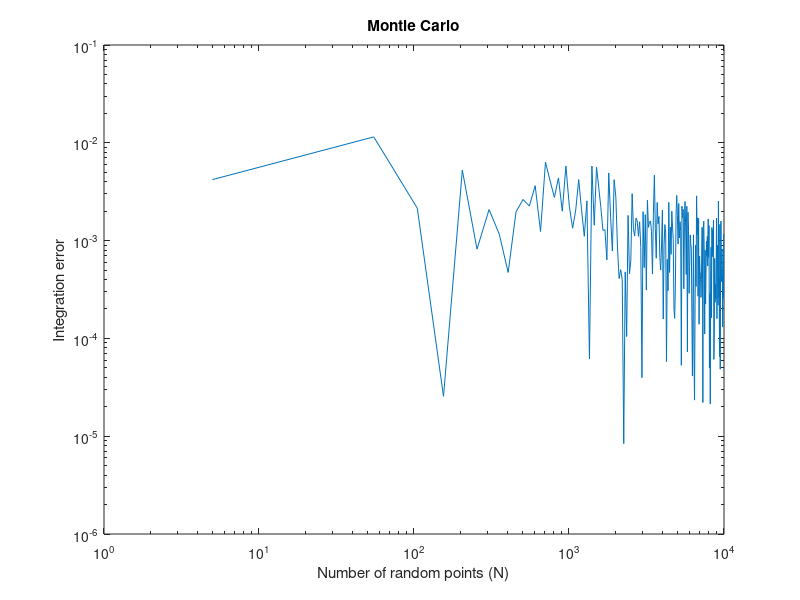

The MATLAB script that drew this image:
function [integration_error, Nt, ft_5, xr, yr, yrmax] = zadanie4()
    % Numeryczne całkowanie metodą Monte Carlo.
    %
    %   integration_error - wektor wierszowy. Każdy element integration_error(1,i)
    %       zawiera błąd całkowania obliczony dla liczby losowań równej Nt(1,i).
    %       Zakładając, że obliczona wartość całki dla Nt(1,i) próbek wynosi
    %       integration_result, błąd jest definiowany jako:
    %       integration_error(1,i) = abs(integration_result - reference_value),
    %       gdzie reference_value to wartość referencyjna całki.
    %
    %   Nt - wektor wierszowy zawierający liczby losowań, dla których obliczano
    %       wektor błędów całkowania integration_error.
    %
    %   ft_5 - gęstość funkcji prawdopodobieństwa dla n=5
    %
    %   [xr, yr] - tablice komórkowe zawierające informacje o wylosowanych punktach.
    %       Tablice te mają rozmiar [1, length(Nt)]. W komórkach xr{1,i} oraz yr{1,i}
    %       zawarte są współrzędne x oraz y wszystkich punktów zastosowanych
    %       do obliczenia całki przy losowaniu Nt(1,i) punktów.
    %
    %   yrmax - maksymalna dopuszczalna wartość współrzędnej y losowanych punktów

    Nt = 5:50:10^4;
    reference_value = 0.0473612919396179; % wartość referencyjna całki
    integration_error = zeros(1, length(Nt));
    xr = cell(1, length(Nt));
    yr = cell(1, length(Nt));

    ft_5 = calculate_ft(5);
    yrmax = ft_5 + 0.01;

    for i = 1:length(Nt)
        [integration_result, xr{1,i}, yr{1,i}] = monte_carlo_integration(@calculate_ft, Nt(1,i), yrmax);
        integration_error(1,i) = abs(integration_result - reference_value);
    end

    loglog(Nt, integration_error);
    xlabel('Number of random points (N)');
    ylabel('Integration error');
    title('Montle Carlo');
    saveas(gcf, 'zadanie4.png');
end

function ft = calculate_ft(t)
    mu = 10; 
    sigma = 3; 
    ft = (1 / (sigma * sqrt(2 * pi))) * exp(-((t - mu)^2) / (2 * sigma^2));
end

function [integral, xr, yr] = monte_carlo_integration(f, N, yrmax)
    a = 0; 
    b = 5; 
    S = (b - a) * yrmax;
    
    xr = a + (b - a) * rand(1, N);
    yr = yrmax * rand(1, N);
    fx = zeros(1, N);
    N1 = 0;
    for i = 1:N
        fx(i) = f(xr(i));
        if yr(i) < fx(i)
            N1 = N1 + 1;
        end
    end

    integral = N1/N * S;
end